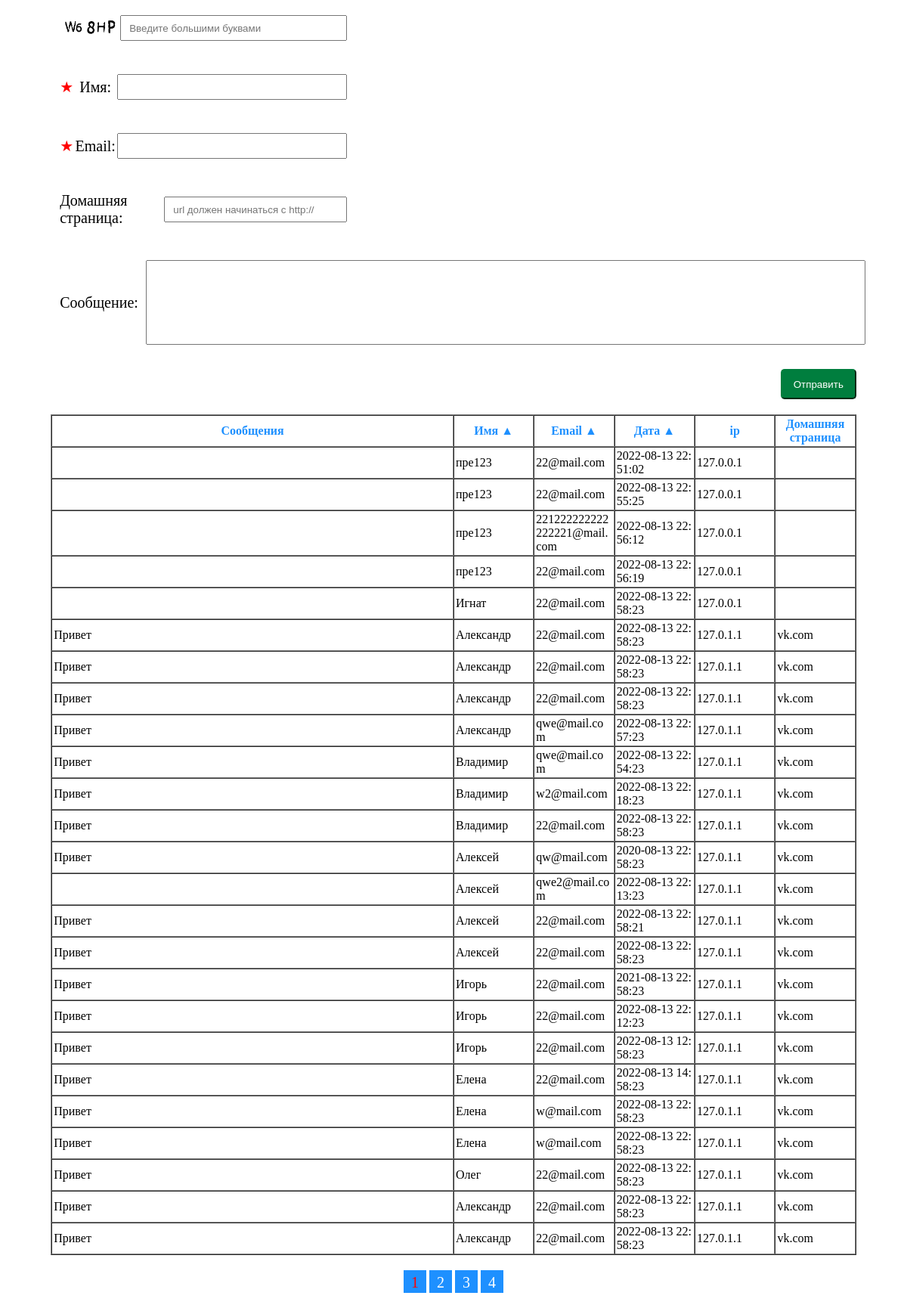
The page / on the database its author committed.
### tables this page shows
CREATE TABLE `guest` (
  `id` int(11) NOT NULL,
  `userName` varchar(255) NOT NULL,
  `email` varchar(350) DEFAULT NULL,
  `homePage` varchar(350) DEFAULT NULL,
  `text` text,
  `ip` varchar(250) DEFAULT NULL,
  `browser` text,
  `date` datetime NOT NULL
);

### router/routes.php (called while the page is built)
<?php
Router::run();

### index.php (called while the page is built)
<?php
require "app/Services/Router.php";
require "router/routes.php";
?>

### Model/Guest.php (called while the page is built, shortened)
<?php
class Guest
{
    private $dsn = 'mysql:host=localhost;dbname=guest_book';
    private $username = 'root';
    private $password = '';
    private $dbh;
    public function __construct()
    {
        try {
            $this->dbh = new PDO($this->dsn, $this->username, $this->password);
        } catch (PDOException $e) {
            print "Error!: " . $e->getMessage() . "<br/>";
            die();
        }
    }
    public function getData()
    {
        $sql = "SELECT * FROM `guest`";
        $query = $this->dbh->prepare($sql);
        $query->execute();
        $result = $query->fetchAll();
        return $result;
    }
}

### Views/table.php (the view, shortened to what this page needs)
<table class="table" width="100%" border="1" cellspacing="0" cellpadding="2">
    <tr>
        <th width="50%">Сообщения</th>
        <th width="10%"><a href="/?userName=<? echo empty($_GET) || $_GET['userName'] == 'ASC' ? 'DESC' : 'ASC'; ?>">
                Имя
                <? echo empty($_GET) || $_GET['userName'] == 'ASC' ? "&#x25B2" : "&#x25BC"; ?></a></th>
        <th width="10%"><a href="/?email=<? echo empty($_GET) || $_GET['email'] == 'ASC' ? 'DESC' : 'ASC'; ?>">Email
                <? echo empty($_GET) || $_GET['email'] == 'ASC' ? "&#x25B2" : "&#x25BC"; ?></a></th>
        <th width="10%"><a href="/?date=<? echo empty($_GET) || $_GET['date'] == 'ASC' ? 'DESC' : 'ASC'; ?>">Дата
                <? echo empty($_GET) || $_GET['date'] == 'ASC' ? "&#x25B2" : "&#x25BC"; ?></a></th>
        <th width="10%">ip</th>
        <th width="10%">Домашняя страница</th>
    </tr>
    <? for ($i = $pagination['page'] * $pagination['count']; $i < ($pagination['page'] + 1) * $pagination['count']; $i++) {
        if (!empty($data[$i])) {
            ?>
            <tr width="50%">
                <div>
                    <td style="word-break:break-all;"><? echo $data[$i]['text'] ?></td>
                </div>
                <td style="word-break:break-all" width="10%"><? echo $data[$i]['userName'] ?></td>
                <td style="word-break:break-all" width="10%"><? echo $data[$i]['email'] ?></td>
                <td style="word-break:break-all" width="10%"><? echo $data[$i]['date'] ?></td>
                <td style="word-break:break-all" width="10%"><? echo $data[$i]['ip'] ?></td>
                <td style="word-break:break-all" width="10%"><? echo $data[$i]['homePage'] ?></td>
            </tr>
        <? }
    } ?>
</table>
<? if (!empty($data)) { ?>
    <div class="pagination">
        <? for ($p = 0; $p < $pagination['pageCount']; $p++) { ?>
            <a class="pagination_button <? echo $_GET['page'] == $p ? 'active_button' : '' ?>" href="<?
            if ($_GET['userName'] || $_GET['email'] || $_GET['date']) {
                echo '?' . key($_GET) . '=' . $_GET[key($_GET)] . '&' . 'page=' . $p;
            } else {
                echo '/?page=' . $p;
            }
            ?>"><? echo $p + 1 ?></a>
        <? } ?>
    </div>
<? } ?>

### app/Services/Router.php (shortened to what this page needs)
<?php
require "Controller/GuestController.php";
class Router
{
    public static function run()
    {
        $query = $_GET['route'];
        if ($query == '') {
            GuestController::show();
        } elseif ($query === 'add_message' && $_SERVER['REQUEST_METHOD'] === 'POST') {
            GuestController::clearData($_POST);
        } else {
            header('Location: /');
        }
    }
}

### Controller/GuestController.php (shortened to what this page needs)
<?php
require "Model/Guest.php";
class GuestController
{
    public static $err = [];
    public static function show($data = [])
    {
        $conn = new Guest();
        if (!empty($_GET['userName']) || !empty($_GET['email']) || !empty($_GET['date'])) {
            $pagination = self::pagination($data);
            require "Views/form.php";
            die();
        }
        elseif
        (!empty(self::$err) || empty($data)) {
            $data = $conn->getData();
            $pagination = self::pagination($data);
            require "Views/form.php";
            die();
        }
    }
    public static function pagination($data)
    {
        $page = $_GET['page'];
        $count = 25;
        $pageCount = count($data) / $count;
        return ['page' => $page, 'count' => $count, 'pageCount' => $pageCount];
    }
}

### Views/form.php (shortened to what this page needs)
<!doctype html>
<html lang="en">
<head>
    <link rel="stylesheet" href="../public/css/style.css">
</head>
<div class="guest">
    <div class="container">
        <form class="form" action="/add_message" method="POST">
            <div class="form_input"><img width="80px" height="30px" src="../public/image/captcha.png" alt="">
                <input type="text"
                       placeholder="Введите большими буквами"
                       name="captcha"/>
            </div>
            <div class="form_input"><span>&#9733;</span>Имя: <input type="text" name="userName"/>
                <p class="form_danger"><? echo $err['userName'] ?></p></div>
            <div class="form_input"><span>&#9733;</span>Email: <input type="email" name="email"/>
                <p class="form_danger"><? echo $err['email'] ?></p></div>
            <div class="form_input">Домашняя страница: <input type="text" placeholder="url должен начинаться с http://"
                                                              name="homePage"/>
                <p class="form_danger"><? echo $err['homePage'] ?></p></div>
            <p class="form_textarea">Сообщение: <textarea name="text"></textarea></p>
            <input class="form_submit" type="submit" value="Отправить">
        </form>
        <? require "Views/table.php" ?>
    </div>
</div>
</body>
</html>

### public/css/style.css (style rules this page uses)
.container { width: 90%; margin: 0 auto; }
.form_input, .form_textarea { display: flex; font-size: 20px; align-items: center; padding: 12px; width: 380px; justify-content: space-between; }
.form_input input { width: 280px; height: 30px; padding: 0 10px; }
.form_input span { color: red; }
.form_textarea { width: 100%; }
.form_textarea textarea { width: 95%; font-size: 15px; height: 100px; padding: 5px; resize: none; margin-left: 10px; }
.form_submit { float: right; height: 40px; width: 100px; border-color: #007E3E; border-radius: 5px; background: #007E3E; color: #fff; margin-bottom: 20px; }
.form_input { position: relative; margin-bottom: 20px; }
a { color: dodgerblue; text-decoration: none; }
.pagination { text-align: center; margin: 20px 0; }
.pagination_button { display: inline-block; background-color: dodgerblue; color: white; width: 20px; height: 20px; padding: 5px; font-size: 20px; }
.form_submit, .pagination_button :hover { cursor: pointer; }
.active_button { color: red; }
th { color: dodgerblue; }

### rows shown on the page
guest: userName "пре123", email "22@mail.com", date "2022-08-13 22:51:02", ip "127.0.0.1"
guest: userName "пре123", email "22@mail.com", date "2022-08-13 22:55:25", ip "127.0.0.1"
guest: userName "пре123", email "221222222222222221@mail.com", date "2022-08-13 22:56:12", ip "127.0.0.1"
guest: userName "пре123", email "22@mail.com", date "2022-08-13 22:56:19", ip "127.0.0.1"
guest: userName "Игнат", email "22@mail.com", date "2022-08-13 22:58:23", ip "127.0.0.1"
guest: text "Привет", userName "Александр", email "22@mail.com", date "2022-08-13 22:58:23", ip "127.0.1.1", homePage "vk.com"
guest: text "Привет", userName "Александр", email "22@mail.com", date "2022-08-13 22:58:23", ip "127.0.1.1", homePage "vk.com"
guest: text "Привет", userName "Александр", email "22@mail.com", date "2022-08-13 22:58:23", ip "127.0.1.1", homePage "vk.com"
guest: text "Привет", userName "Александр", email "qwe@mail.com", date "2022-08-13 22:57:23", ip "127.0.1.1", homePage "vk.com"
guest: text "Привет", userName "Владимир", email "qwe@mail.com", date "2022-08-13 22:54:23", ip "127.0.1.1", homePage "vk.com"
guest: text "Привет", userName "Владимир", email "w2@mail.com", date "2022-08-13 22:18:23", ip "127.0.1.1", homePage "vk.com"
guest: text "Привет", userName "Владимир", email "22@mail.com", date "2022-08-13 22:58:23", ip "127.0.1.1", homePage "vk.com"
guest: text "Привет", userName "Алексей", email "qw@mail.com", date "2020-08-13 22:58:23", ip "127.0.1.1", homePage "vk.com"
guest: userName "Алексей", email "qwe2@mail.com", date "2022-08-13 22:13:23", ip "127.0.1.1", homePage "vk.com"
guest: text "Привет", userName "Алексей", email "22@mail.com", date "2022-08-13 22:58:21", ip "127.0.1.1", homePage "vk.com"
guest: text "Привет", userName "Алексей", email "22@mail.com", date "2022-08-13 22:58:23", ip "127.0.1.1", homePage "vk.com"
guest: text "Привет", userName "Игорь", email "22@mail.com", date "2021-08-13 22:58:23", ip "127.0.1.1", homePage "vk.com"
guest: text "Привет", userName "Игорь", email "22@mail.com", date "2022-08-13 22:12:23", ip "127.0.1.1", homePage "vk.com"
guest: text "Привет", userName "Игорь", email "22@mail.com", date "2022-08-13 12:58:23", ip "127.0.1.1", homePage "vk.com"
guest: text "Привет", userName "Елена", email "22@mail.com", date "2022-08-13 14:58:23", ip "127.0.1.1", homePage "vk.com"
guest: text "Привет", userName "Елена", email "w@mail.com", date "2022-08-13 22:58:23", ip "127.0.1.1", homePage "vk.com"
guest: text "Привет", userName "Елена", email "w@mail.com", date "2022-08-13 22:58:23", ip "127.0.1.1", homePage "vk.com"
guest: text "Привет", userName "Олег", email "22@mail.com", date "2022-08-13 22:58:23", ip "127.0.1.1", homePage "vk.com"
guest: text "Привет", userName "Александр", email "22@mail.com", date "2022-08-13 22:58:23", ip "127.0.1.1", homePage "vk.com"
guest: text "Привет", userName "Александр", email "22@mail.com", date "2022-08-13 22:58:23", ip "127.0.1.1", homePage "vk.com"
